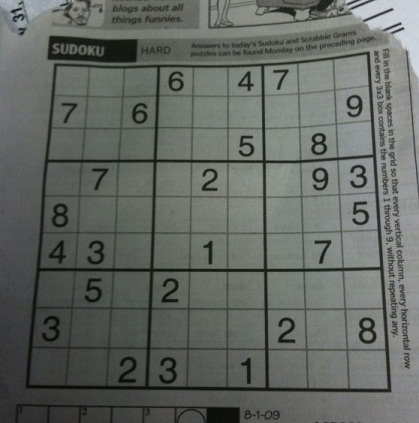
//> input picture Sudoku_py/sudoku.jpg, 419 x 423 px
$ ./BackProjection2 ../Sudoku_py/sudoku.jpg   (built with g++ and OpenCV 4)
//> lines starting //> are read from the running program, lines starting //| are printed output that depends on the picture; after the words box and inside, x2 and y2 are one past the last pixel; in counts of white or black regions, pixels touching at a corner belong together
/**
 * @file BackProject_Demo2.cpp
 * @brief Sample code for backproject function usage ( a bit more elaborated )
 * @author OpenCV team
 */

#include "opencv2/imgproc.hpp"
#include "opencv2/imgcodecs.hpp"
#include "opencv2/highgui.hpp"

#include <iostream>

using namespace cv;
using namespace std;

/// Global Variables
Mat src; Mat hsv;
Mat mask;

int lo = 20; int up = 20;
const char* window_image = "Source image";

/// Function Headers
void Hist_and_Backproj( );
void pickPoint (int event, int x, int y, int, void* );

/**
 * @function main
 */
int main( int, char** argv )
{
  /// Read the image
  src = imread( argv[1], IMREAD_COLOR );
//> src is the input picture: 423 rows x 419 cols, CV_8UC3; mean B, G, R 98.9, 103.6, 99.4
  /// Transform it to HSV
  cvtColor( src, hsv, COLOR_BGR2HSV );
//> hsv: 423 rows x 419 cols, CV_8UC3; mean H, S, V 58.6, 17.2, 104

  /// Show the image
  namedWindow( window_image, WINDOW_AUTOSIZE );
  imshow( window_image, src );

  /// Set Trackbars for floodfill thresholds
  createTrackbar( "Low thresh", window_image, &lo, 255, 0 );
  createTrackbar( "High thresh", window_image, &up, 255, 0 );
  /// Set a Mouse Callback
  setMouseCallback( window_image, pickPoint, 0 );

  waitKey(0);
//> the left mouse button is pressed and released at (209, 211)
  return 0;
}

/**
 * @function pickPoint
 */
void pickPoint (int event, int x, int y, int, void* )
{
//> called with event = 1, x = 209, y = 211
  if( event != EVENT_LBUTTONDOWN )
    { return; }

  // Fill and get the mask
  Point seed = Point( x, y );

  int newMaskVal = 255;
  Scalar newVal = Scalar( 120, 120, 120 );

  int connectivity = 8;
  int flags = connectivity + (newMaskVal << 8 ) + FLOODFILL_FIXED_RANGE + FLOODFILL_MASK_ONLY;

  Mat mask2 = Mat::zeros( src.rows + 2, src.cols + 2, CV_8UC1 );
  floodFill( src, mask2, seed, newVal, 0, Scalar( lo, lo, lo ), Scalar( up, up, up), flags );
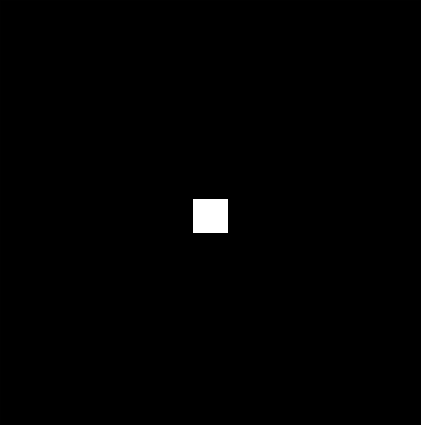
//> mask2: 425 rows x 421 cols, CV_8UC1; min 0, max 255, mean 1.7
  mask = mask2( Range( 1, mask2.rows - 1 ), Range( 1, mask2.cols - 1 ) );
//> mask: 423 rows x 419 cols, CV_8UC1; 0.67% white; 1 white region, box (x1, y1, x2, y2) and area: (192, 198, 227, 232) 1190

  imshow( "Mask", mask );

  Hist_and_Backproj( );
}

/**
 * @function Hist_and_Backproj
 */
void Hist_and_Backproj( )
{
  MatND hist;
  int h_bins = 30; int s_bins = 32;
  int histSize[] = { h_bins, s_bins };

  float h_range[] = { 0, 179 };
  float s_range[] = { 0, 255 };
  const float* ranges[] = { h_range, s_range };

  int channels[] = { 0, 1 };

  /// Get the Histogram and normalize it
  calcHist( &hsv, 1, channels, mask, hist, 2, histSize, ranges, true, false );

  normalize( hist, hist, 0, 255, NORM_MINMAX, -1, Mat() );
//> hist: 30 rows x 32 cols, CV_32FC1; min 0, max 255, mean 0.6

  /// Get Backprojection
  MatND backproj;
  calcBackProject( &hsv, 1, channels, hist, backproj, ranges, 1, true );
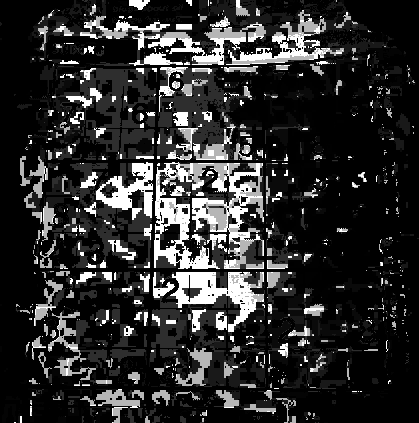
//> backproj: 423 rows x 419 cols, CV_8UC1; min 0, max 255, mean 45

  /// Draw the backproj
  imshow( "BackProj", backproj );

}
